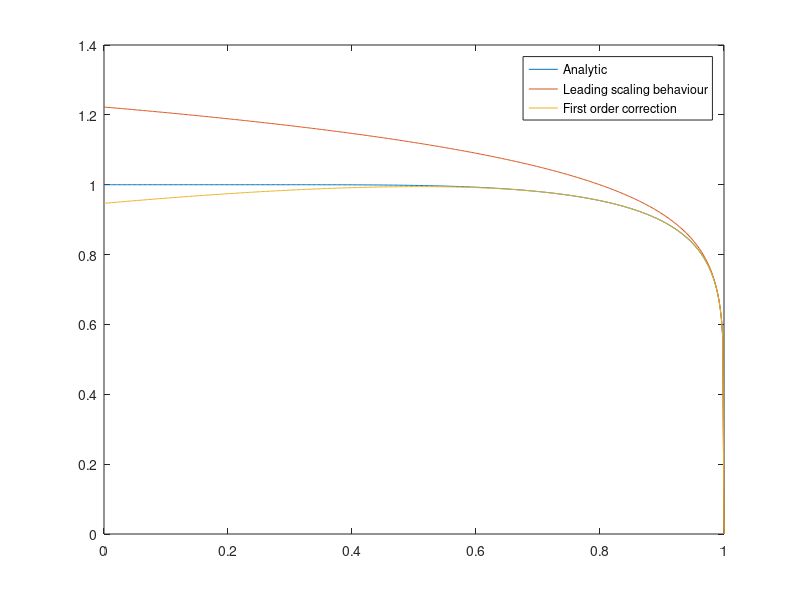
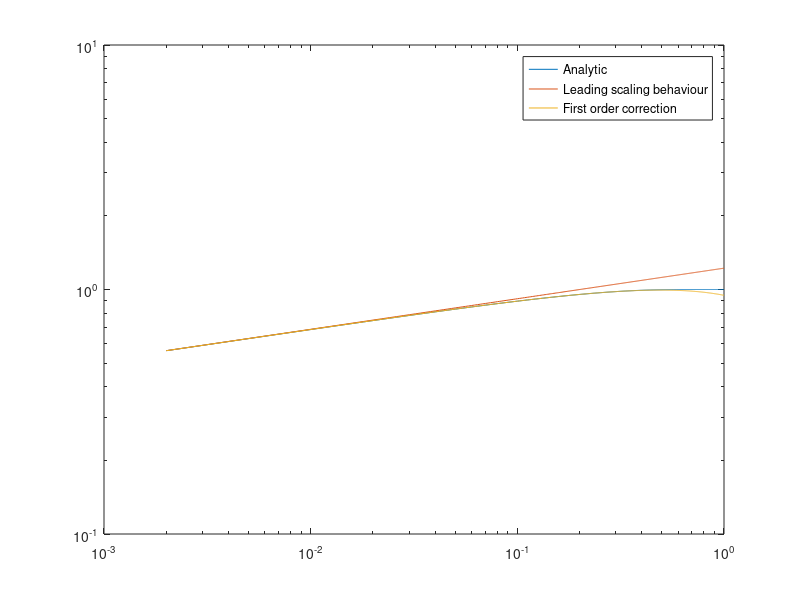
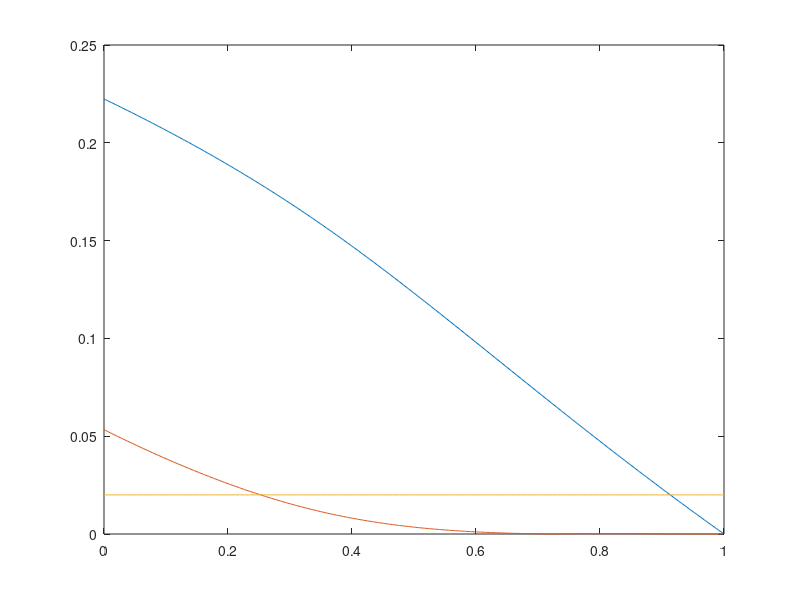

Write MATLAB code to recreate these figures, in order.
Tc = 25;
T = linspace(0, Tc, 500);

t = (T-Tc)/Tc;

kB = 1.38e-23;

Kc = log(1+sqrt(2))/2;
J = Kc*Tc*kB;

B = (8*sqrt(2)*Kc)^(1/8);
b = 1/(8*sqrt(2))*(sqrt(2)-9*Kc);

m = (1-sinh(2*J./(kB*T)).^(-4)).^(1/8);
m1 = B*(-t).^(1/8);
m2 = m1.*(1+b*(-t));

figure
plot(T/Tc, m);
hold on;
plot(T/Tc, m1);
plot(T/Tc, m2);
legend({'Analytic', 'Leading scaling behaviour', 'First order correction'}, 'location', 'best');

figure
loglog(-t, m);
hold on;
loglog(-t, m1);
loglog(-t, m2);
legend({'Analytic', 'Leading scaling behaviour', 'First order correction'}, 'location', 'best');

figure
plot(T/Tc, abs(m-m1)./m);
hold on
plot(T/Tc, abs(m-m2)./m);
plot(T/Tc, ones(size(T))*0.02);
